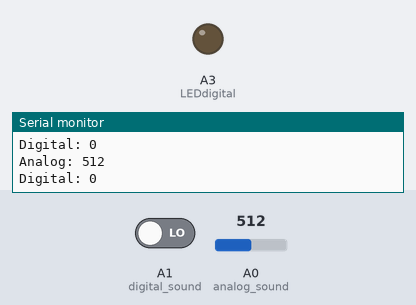
The sketch below on a simulated Arduino Uno, built with avr-gcc and run on an emulated ATmega328P. Shown: output pins drawn as LEDs (lit = HIGH), the last lines printed to the serial monitor. The inputs (shaded band) are chosen by the test bench; at power-on: A1 (digital_sound) LOW, A0 (analog_sound) = 512.

Above: at 2.2 s.
2.3 s: A1 (digital_sound) driven HIGH
At 3.0 s:
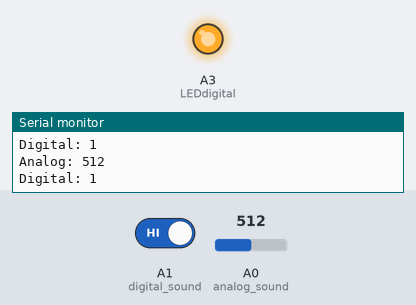
3.8 s: A1 (digital_sound) driven LOW
At 4.7 s:
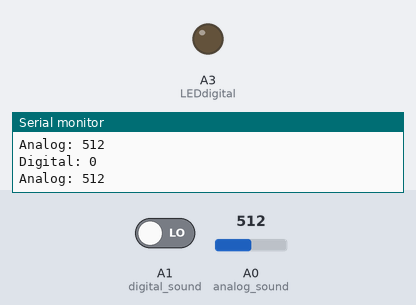
Timing chart, 0 to 6.8 s (numbered marks = the images above; inputs shaded):
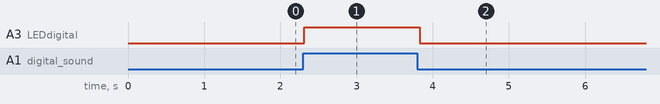

Measured:
- after the input at 2.3 s, A3 (LEDdigital): LOW → HIGH at once
- after the input at 3.8 s, A3 (LEDdigital): HIGH → LOW at once

The sketch:

raw_microphone.ino
```cpp
const int analog_sound = A0;    //the analog pin gives values between 0 and 1023
const int digital_sound = A1;   //the digital input pin gives values of 0 or 1
const int LEDdigital = A3;

void setup() {
  delay(1000); // wait for 1000 ms (1 second)
  Serial.begin(9600);
  Serial.println(F("Starting up..."));
  pinMode(analog_sound, INPUT); // set the analog_sound pin as an INPUT pin
  pinMode(digital_sound, INPUT); // set the digital_sound pin as an INPUT pin
  pinMode(LEDdigital, OUTPUT); //set the LED for the digital output as an OUTPUT pin
}

void loop() {
    int analog_audioVal = 0; //set the analog audio value to 0
    int digital_audioVal = 0; //set the digital aduio value to 0


    analog_audioVal = analogRead(analog_sound); //read a value between 0 and 1023 from the microphone
    digital_audioVal = digitalRead(digital_sound); //read a value of 0 or 1 (adjust sensitivity with screw)

    digitalWrite(LEDdigital, digital_audioVal); //output the digital value (0 or 1) to the LED.


    Serial.print(F("Analog: "));
    Serial.println(analog_audioVal);

    Serial.print(F("Digital: "));
    Serial.println(digital_audioVal);

    delay(50);
}
```
